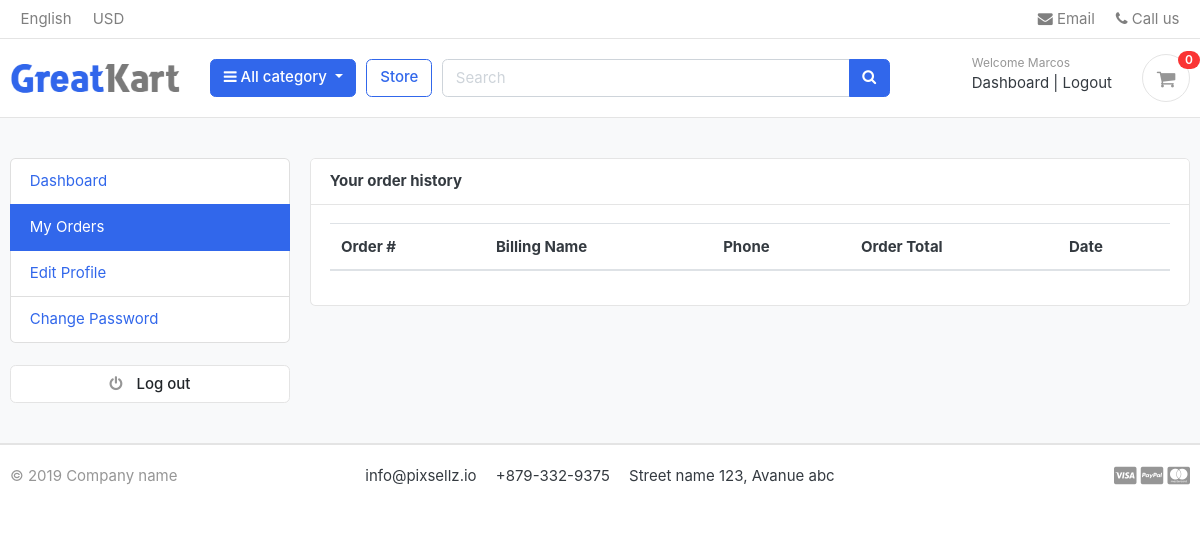
Page /accounts/my_orders/ (signed in) on the earlier database version.
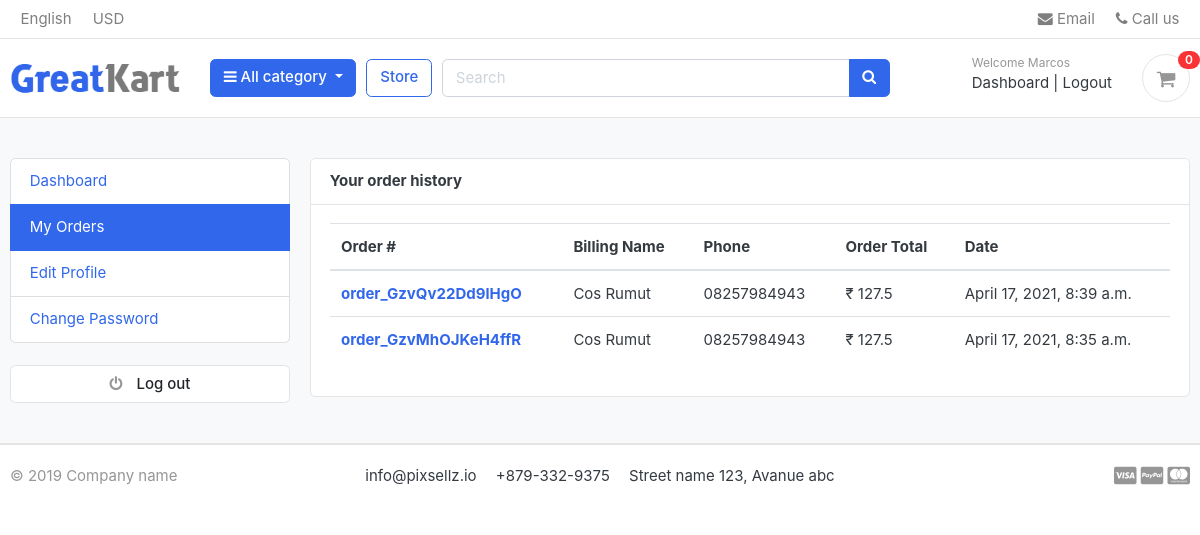
Same page on the later database version.
### accounts/models.py (models this page shows, shortened)
class Account(AbstractBaseUser):
    first_name            = models.CharField(max_length=50)
    last_name             = models.CharField(max_length=50)
    username              = models.CharField(max_length=50, unique=True)
    email                 = models.EmailField(max_length=100, unique=True)
    phone_number          = models.CharField(max_length=50)
    date_joined           = models.DateTimeField(auto_now_add=True)
    last_login            = models.DateTimeField(auto_now_add=True)
    is_admin              = models.BooleanField(default=False)
    is_staff              = models.BooleanField(default=False)
    is_active             = models.BooleanField(default=False)
    is_superadmin         = models.BooleanField(default=False)
    USERNAME_FIELD = 'email'
    REQUIRED_FIELDS = ['username', 'first_name', 'last_name']
    objects = MyAccountManager()

### orders/models.py (models this page shows, shortened)
class Order(models.Model):
    STATUS = (
        ('New', 'New'),
        ('Accepted', 'Accepted'),
        ('Completed', 'Completed'),
        ('Cancelled', 'Cancelled'),
    )
    user = models.ForeignKey(Account, on_delete=models.SET_NULL, null=True)
    payment = models.ForeignKey(Payment, on_delete=models.SET_NULL, blank=True, null=True)
    order_number = models.CharField(max_length=20)
    first_name = models.CharField(max_length=50)
    last_name = models.CharField(max_length=50)
    phone = models.CharField(max_length=15)
    email = models.EmailField(max_length=50)
    address_line_1 = models.CharField(max_length=50)
    address_line_2 = models.CharField(max_length=50, blank=True)
    country = models.CharField(max_length=50)
    state = models.CharField(max_length=50)
    city = models.CharField(max_length=50)
    order_note = models.CharField(max_length=100, blank=True)
    order_total = models.FloatField()
    tax = models.FloatField()
    status = models.CharField(max_length=10, choices=STATUS, default='New')
    ip = models.CharField(blank=True, max_length=20)
    is_ordered = models.BooleanField(default=False)
    created_at = models.DateTimeField(auto_now_add=True)
    updated_at = models.DateTimeField(auto_now=True)
    def full_name(self):
        return f'{self.first_name} {self.last_name}'

### accounts/views.py (the view)
# urls.py: path('my_orders/', views.my_orders, name='my_orders'),
@login_required(login_url='login')
def my_orders(request):
    orders = Order.objects.filter(user=request.user, is_ordered=True).order_by('-created_at')
    context = {
        'orders': orders,
    }
    return render(request, 'accounts/my_orders.html', context)

### cart/context_processors.py (called while the page is built)
def counter(request):
    cart_count = 0
    if 'admin' in request.path:
        return ()
    else:
        try:
            cart= Cart.objects.filter(cart_id = _cart_id(request))
            if request.user.is_authenticated:
                cart_item = CartItem.objects.all().filter(user=request.user)
            else:
                cart_item = CartItem.objects.all().filter(cart=cart[:1])
            for cart_item in cart_item:
                cart_count += cart_item.quantity
        except Cart.DoesNotExist:
            cart_count = 0
    return dict(cart_count=cart_count)

### cart/views.py (called while the page is built)
def _cart_id(request):
    cart = request.session.session_key
    if not cart:
        cart = request.session.create()
    return cart

### category/context_processors.py (called while the page is built)
def menu_links(request):
    links = Category.objects.all()
    return dict(links=links)

### category/models.py (called while the page is built)
    def get_url(self):
        return reverse('products_by_category', args=[self.slug])

### templates/accounts/my_orders.html (shortened to what this page needs)
{% extends 'base.html' %}
{% block content %}
<section class="section-conten padding-y bg">
<div class="container">
	<div class="row">
	{% include 'includes/dashboard_sidebar.html' %}
	<main class="col-md-9">
		<article class="card">
		<header class="card-header">
			<strong class="d-inline-block mr-3">Your order history</strong>
		</header>
		<div class="card-body">
			<div class="row">
			<div class="col-md-12">
				<table class="table table-hover">
				  <thead>
				    <tr>
				      <th scope="col">Order #</th>
				      <th scope="col">Billing Name</th>
				      <th scope="col">Phone</th>
				      <th scope="col">Order Total</th>
							<th scope="col">Date</th>
				    </tr>
				  </thead>
				  <tbody>
						{% for order in orders %}
				    <tr>
				      <th scope="row"><a href="#">{{order.order_number}}</a></th>
				      <td>{{order.full_name}}</td>
				      <td>{{order.phone}}</td>
				      <td>₹ {{order.order_total}}</td>
					  <td>{{order.created_at}}</td>
				    </tr>
				{% endfor %}
				  </tbody>
				</table>
			</div>
			</div>
		</div>
		</article>
	</main>
</div>
</div>
</section>
{% endblock %}

### templates/base.html (shortened to what this page needs)
{% load static %}
<!DOCTYPE HTML>
<html lang="en">
<head>
<link href="{% static 'css/bootstrap.css' %}" rel="stylesheet" type="text/css"/>
<link href="{% static 'fonts/fontawesome/css/all.min.css' %}" type="text/css" rel="stylesheet">
<link href="{% static 'css/ui.css' %}" rel="stylesheet" type="text/css"/>
<link href="{% static 'css/custom.css' %}" rel="stylesheet" type="text/css"/>
<link rel="stylesheet" href="https://cdnjs.cloudflare.com/ajax/libs/font-awesome/4.7.0/css/font-awesome.min.css">
<link href="{% static 'css/responsive.css' %}" rel="stylesheet" media="only screen and (max-width: 1200px)" />
</head>
<body>
    {% include 'includes/navbar.html' %}
    {% block content %}
    {% endblock %}
    {% include 'includes/footer.html' %}
</body>
</html>

### templates/includes/navbar.html (shortened to what this page needs)
{% load static %}
<header class="section-header">
    <nav class="navbar p-md-0 navbar-expand-sm navbar-light border-bottom">
    <div class="container">
    <div class="collapse navbar-collapse" id="navbarTop4">
    <ul class="navbar-nav mr-auto">
        <li class="nav-item dropdown">
                <a href="#" class="nav-link">   English </a>
        </li>
        <li class="nav-item dropdown">
            <a href="#" class="nav-link"> USD </a>
        </li>
    </ul>
    <ul class="navbar-nav">
        <li><a href="#" class="nav-link"> <i class="fa fa-envelope"></i> Email </a></li>
        <li><a href="#" class="nav-link"> <i class="fa fa-phone"></i> Call us </a></li>
    </ul>
    </div>
</div>
</nav>
<section class="header-main border-bottom">
    <div class="container">
<div class="row align-items-center">
    <div class="col-lg-2 col-md-3 col-6">
        <a href="{% url 'home' %}" class="brand-wrap">
            <img class="logo" src="{% static './images/logo.png' %}">
        </a>
    </div>
    <div class="col-lg col-sm col-md col-6 flex-grow-0">
        <div class="category-wrap dropdown d-inline-block float-right">
            <button type="button" class="btn btn-primary dropdown-toggle" data-toggle="dropdown">
                <i class="fa fa-bars"></i> All category
            </button>
        </div>
    </div>
    <a href="{% url 'store' %}" class="btn btn-outline-primary">Store</a>
    <div class="col-lg  col-md-6 col-sm-12 col">
        <form action="{% url 'search' %}" class="search" method="GET">
            <div class="input-group w-100">
                <input type="text" name=keyword class="form-control" style="width:60%;" placeholder="Search">
                <div class="input-group-append">
                    <button class="btn btn-primary" type="submit">
                    <i class="fa fa-search"></i>
                    </button>
                </div>
            </div>
        </form>
    </div>
    <div class="col-lg-3 col-sm-6 col-8 order-2 order-lg-3">
                <div class="d-flex justify-content-end mb-3 mb-lg-0">
                    {% if user.id is None %}
                    <div class="widget-header">
                        <small class="title text-muted">Welcome guest!</small>
                        <div>
                            <a href="{% url 'login' %}">Sign in</a> <span class="dark-transp"> | </span>
                            <a href="{% url 'register' %}"> Register</a>
                        </div>
                    </div>
                    {% else %}
                    <div class="widget-header">
                        <small class="title text-muted">Welcome {{ user.first_name }}</small>
                        <div>
                            <a href="{% url 'dashboard' %}">Dashboard</a> <span class="dark-transp"> | </span>
                            <a href="{% url 'logout' %}"> Logout</a>
                        </div>
                    </div>
                    {% endif %}
                    <a href="{% url 'cart' %}" class="widget-header pl-3 ml-3">
                        <div class="icon icon-sm rounded-circle border"><i class="fa fa-shopping-cart"></i></div>
                        <span class="badge badge-pill badge-danger notify">{{ cart_count }}</span>
                    </a>
                </div>
            </div>
        </div>
    </div>
</section>
</header>

### templates/includes/dashboard_sidebar.html
<aside class="col-md-3">
    <ul class="list-group">
        <a class="list-group-item {% if '/accounts/' == request.path %}active{% endif %}" href="{% url 'dashboard' %}"> Dashboard </a>
        <a class="list-group-item {% if '/my_orders/' in request.path %}active{% endif %}" href="{% url 'my_orders' %}"> My Orders </a>
        <a class="list-group-item {% if '/edit_profile/' in request.path %}active{% endif %}" href="{% url 'edit_profile' %}"> Edit Profile </a>
        <a class="list-group-item {% if '/change_password/' in request.path %}active{% endif %}" href="{% url 'change_password' %}"> Change Password </a>
    </ul>
    <br>
    <a class="btn btn-light btn-block" href="#"> <i class="fa fa-power-off"></i> <span class="text">Log out</span> </a>
</aside>

### templates/includes/footer.html (shortened to what this page needs)
<footer class="section-footer border-top">
	<div class="container">
		<section class="footer-bottom border-top row">
			<div class="col-md-2">
				<p class="text-muted"> &copy 2019 Company name </p>
			</div>
			<div class="col-md-8 text-md-center">
				<span  class="px-2">info@pixsellz.io</span>
				<span  class="px-2">+879-332-9375</span>
				<span  class="px-2">Street name 123, Avanue abc</span>
			</div>
			<div class="col-md-2 text-md-right text-muted">
				<i class="fab fa-lg fa-cc-visa"></i>
				<i class="fab fa-lg fa-cc-paypal"></i>
				<i class="fab fa-lg fa-cc-mastercard"></i>
			</div>
		</section>
	</div>
</footer>
</body>
</html>

### static/css/ui.css (style rules this page uses)
html { font-family: "Inter", sans-serif; font-size: 15px; }
.icon-xs, .icon-sm, .icon-md, .icon-lg { display: inline-block; text-align: center; flex-shrink: 0; flex-grow: 0; }
.icon-sm { width: 48px; height: 48px; line-height: 48px !important; font-size: 20px; }
.padding-y { padding-top: 40px; padding-bottom: 40px; }
article:after, .form-group:after { display: block; clear: both; content: ""; }
.bg { background-color: #f8f9fa; }
p:last-child { margin-bottom: 0; }
.header-main { position: relative; padding-top: 1rem; padding-bottom: 1rem; }
.brand-wrap .logo, .navbar-brand .logo { margin-right: 7px; max-height: 42px; display: inline-block; }
.widget-header { display: inline-block; vertical-align: middle; position: relative; }
.widget-header a { color: #343a40; }
.widget-header i { color: #969696; }
.widget-header .title { display: block; }
.widget-header .notify { position: absolute; top: -3px; right: -10px; }
.footer-bottom { padding-top: 20px; padding-bottom: 20px; }
.btn-light { background-color: #fff; border-color: #e4e4e4; }
.btn-light i { color: #969696; }
.btn i + .text { margin-left: 10px; }
.notify { position: absolute; top: -4px; right: -10px; display: inline-block; padding: 0.25em 0.6em; font-size: 12px; line-height: 1; text-align: center; border-radius: 3rem; color: #fff; background-color: #fa3434; }

Differences in the rows shown:
added Order: order_number "order_GzvQv22Dd9lHgO", full_name "Cos Rumut", phone "08257984943", order_total "127.5", created_at "April 17, 2021, 8:39 a.m."
added Order: order_number "order_GzvMhOJKeH4ffR", full_name "Cos Rumut", phone "08257984943", order_total "127.5", created_at "April 17, 2021, 8:35 a.m."
